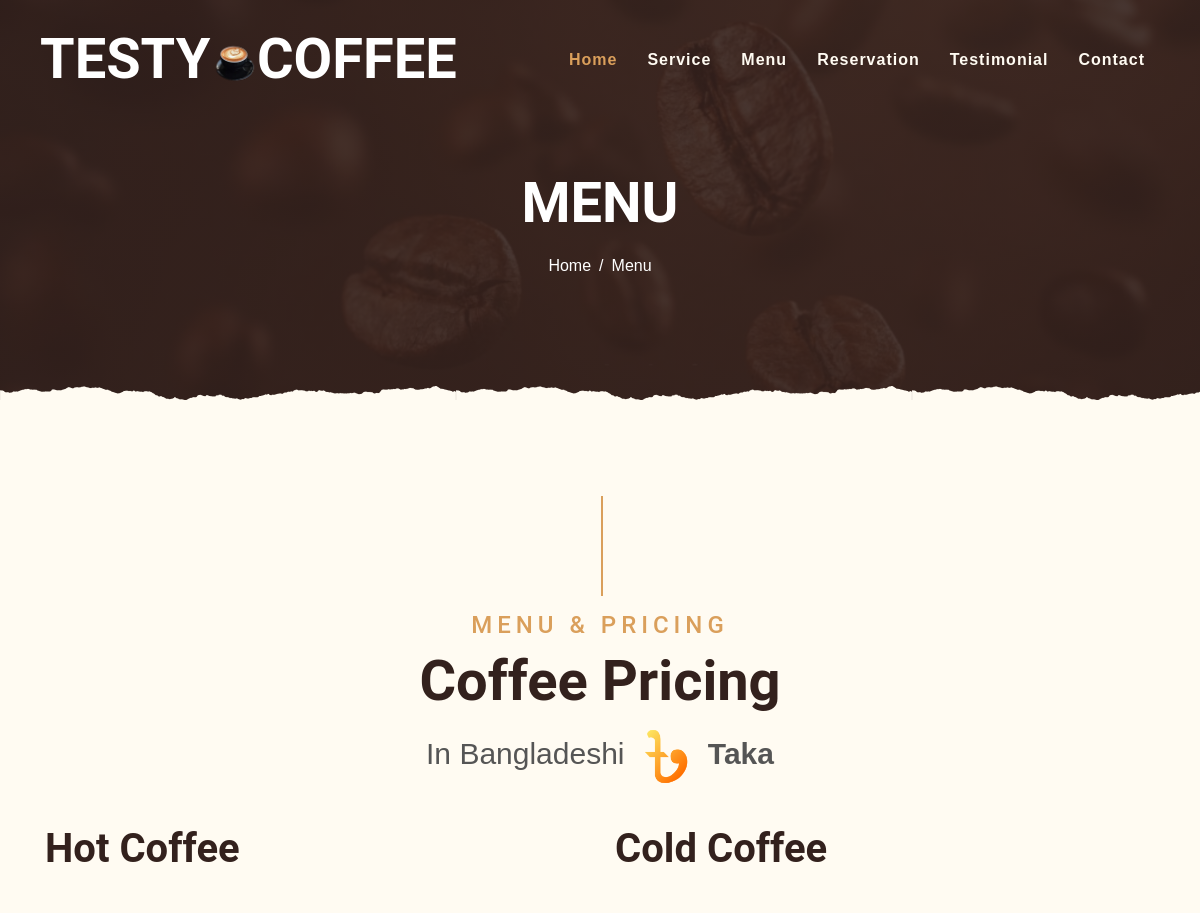
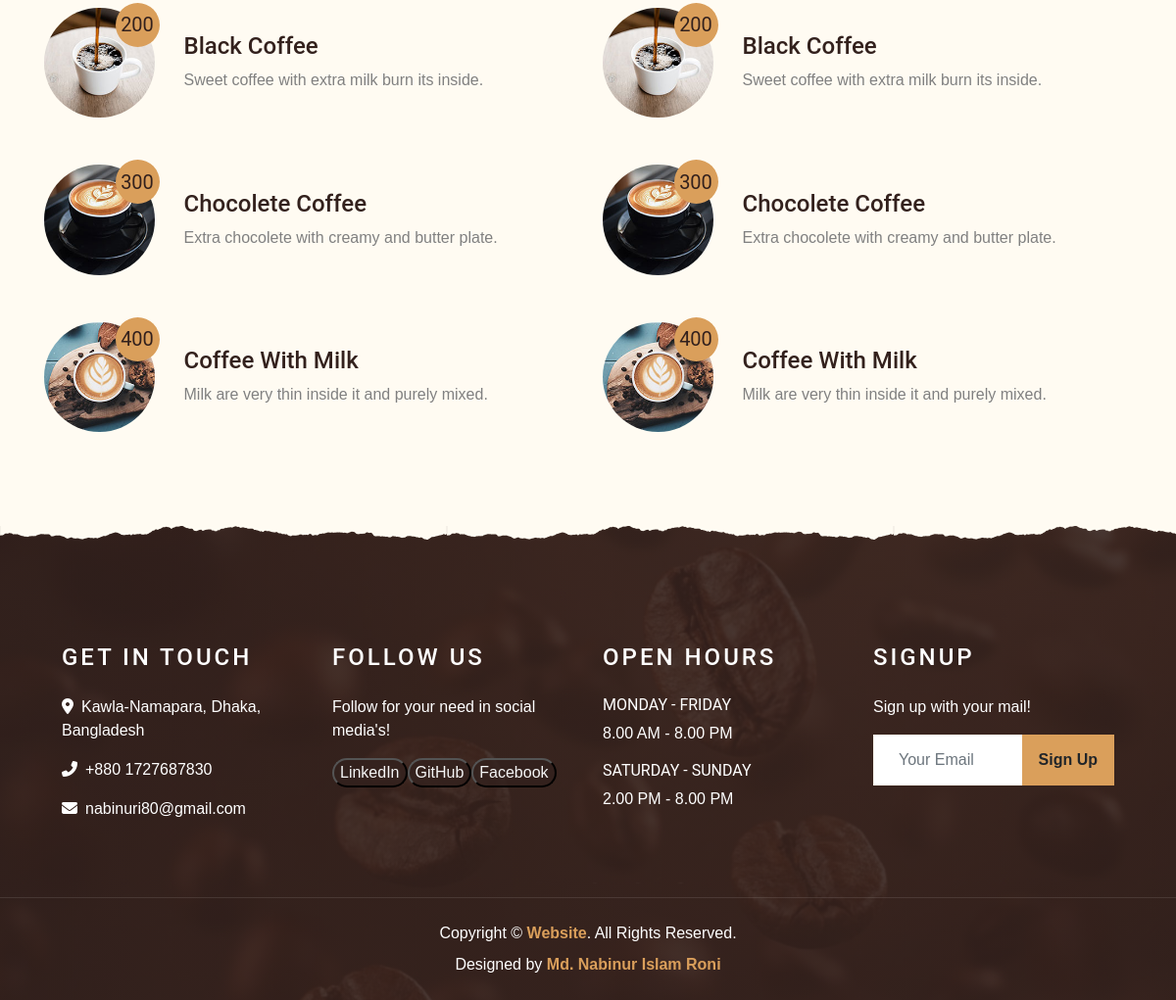
The app's page /menu/ with its own data (2 pictures, top to bottom).
### header/models.py (models this page shows)
class All(models.Model):
    title=models.CharField(max_length=100,null=True,default=None,blank=True)
    favicon=models.ImageField(upload_to="",null=True,default=None,blank=True)
    logotext1=models.CharField(max_length=100,null=True,default=None,blank=True)
    logoimg=models.ImageField(upload_to="",null=True,default=None,blank=True)
    logotext2=models.CharField(max_length=100,null=True,default=None,blank=True)
    nav1=models.CharField(max_length=100,null=True,default=None,blank=True)
    nav2=models.CharField(max_length=100,null=True,default=None,blank=True)
    nav3=models.CharField(max_length=100,null=True,default=None,blank=True)
    nav4=models.CharField(max_length=100,null=True,default=None,blank=True)
    nav5=models.CharField(max_length=100,null=True,default=None,blank=True)
    nav6=models.CharField(max_length=100,null=True,default=None,blank=True)

### menu/models.py (models this page shows)
class Menustart(models.Model):
    name=models.CharField(max_length=100,null=True,default=None,blank=True)
    home=models.CharField(max_length=100,null=True,default=None,blank=True)
    slash=models.CharField(max_length=100,null=True,default=None,blank=True)
    menu=models.CharField(max_length=100,null=True,default=None,blank=True)
    title1=models.CharField(max_length=100,null=True,default=None,blank=True)
    title2=models.CharField(max_length=100,null=True,default=None,blank=True)
    title3=models.CharField(max_length=100,null=True,default=None,blank=True)
    img=models.ImageField(upload_to="",null=True,default=None,blank=True)
    taka=models.CharField(max_length=100,null=True,default=None,blank=True)

class Category(models.Model):
    cate1=models.CharField(max_length=100,null=True,default=None,blank=True)
    cate2=models.CharField(max_length=100,null=True,default=None,blank=True)

class Pricing(models.Model):
    img=models.ImageField(upload_to="",null=True,default=None,blank=True)
    price=models.CharField(max_length=100,null=True,default=None,blank=True)
    name=models.CharField(max_length=100,null=True,default=None,blank=True)
    title=models.CharField(max_length=250,null=True,default=None,blank=True)

### footer/models.py (models this page shows)
class Allinfo(models.Model):
    title1=models.CharField(max_length=150,null=True,default=None,blank=True)
    addr=models.CharField(max_length=150,null=True,default=None,blank=True)
    phone=models.CharField(max_length=150,null=True,default=None,blank=True)
    email=models.EmailField(max_length=150,null=True,default=None,blank=True)
    title2=models.CharField(max_length=150,null=True,default=None,blank=True)
    text1=models.CharField(max_length=150,null=True,default=None,blank=True)
    link1=models.CharField(max_length=150,null=True,default=None,blank=True)
    link2=models.CharField(max_length=150,null=True,default=None,blank=True)
    link3=models.CharField(max_length=150,null=True,default=None,blank=True)
    title3=models.CharField(max_length=150,null=True,default=None,blank=True)
    week1=models.CharField(max_length=150,null=True,default=None,blank=True)
    shift1=models.CharField(max_length=150,null=True,default=None,blank=True)
    week2=models.CharField(max_length=150,null=True,default=None,blank=True)
    shift2=models.CharField(max_length=150,null=True,default=None,blank=True)
    title4=models.CharField(max_length=150,null=True,default=None,blank=True)
    text2=models.CharField(max_length=150,null=True,default=None,blank=True)
    placeholder=models.CharField(max_length=150,null=True,default=None,blank=True)
    button=models.CharField(max_length=150,null=True,default=None,blank=True)

class Designation(models.Model):
    copyright=models.CharField(max_length=150,null=True,default=None,blank=True)
    website=models.CharField(max_length=150,null=True,default=None,blank=True)
    text=models.CharField(max_length=150,null=True,default=None,blank=True)
    design=models.CharField(max_length=150,null=True,default=None,blank=True)
    name=models.CharField(max_length=150,null=True,default=None,blank=True)

### extratest/views.py (the view, shortened to what this page needs)
# urls.py: path('menu/',views.menu,name="menu"),
def menu(request):
    all=All.objects.first()
    allinfo=Allinfo.objects.first()
    d=Designation.objects.first()
    menustart=Menustart.objects.first()
    category=Category.objects.first()
    pricing=Pricing.objects.all()
    data={
        'all':all,
        'allinfo':allinfo,
        'd':d,
        'menustart':menustart,
        'category':category,
        'pricing':pricing,
    }
    return render(request, 'menu.html',data)

### template/menu.html
{% extends 'base.html' %}
{% block content %}
    <div class="container-fluid page-header mb-5 position-relative overlay-bottom">
        <div class="d-flex flex-column align-items-center justify-content-center pt-0 pt-lg-5" style="min-height: 400px">
            <h1 class="display-4 mb-3 mt-0 mt-lg-5 text-white text-uppercase">{{menustart.name}}</h1>
            <div class="d-inline-flex mb-lg-5">
                <p class="m-0 text-white"><a class="text-white" href="{% url 'home' %}">{{menustart.home}}</a></p>
                <p class="m-0 text-white px-2">{{menustart.slash}}</p>
                <p class="m-0 text-white">{{menustart.menu}}</p>
            </div>
        </div>
    </div>
    <div class="container-fluid pt-5">
        <div class="container">
            <div class="section-title">
                <h4 class="text-primary text-uppercase" style="letter-spacing: 5px;">{{menustart.title1}}</h4>
                <h1 class="display-4">{{menustart.title2}}</h1>
                <marquee behavior="" direction="" style="font-size: 30px; font-family:'Franklin Gothic Medium', 'Arial Narrow', Arial, sans-serif;">
                    {{menustart.title3}} <img style="width: 6%;" src="{{menustart.img.url}}" alt=""><strong> {{menustart.taka}}</strong></marquee>
            </div>
            <div class="row">
                <div class="col-lg-6">
                    <h1 class="mb-5">{{category.cate1}}</h1>
                    {% for l in pricing %}
                    <div class="row align-items-center mb-5">
                        <div class="col-4 col-sm-3">
                            <img class="w-100 rounded-circle mb-3 mb-sm-0" src="{{l.img.url}}" alt="">
                            <h5 class="menu-price">{{l.price}}</h5>
                        </div>
                        <div class="col-8 col-sm-9">
                            <h4>{{l.name}}</h4>
                            <p class="m-0" style="color: grey;">{{l.title}}</p>
                        </div>
                    </div>
                    {% endfor %}
                </div>
                <div class="col-lg-6">
                    <h1 class="mb-5">{{category.cate2}}</h1>
                    {% for l in pricing %}
                    <div class="row align-items-center mb-5">
                        <div class="col-4 col-sm-3">
                            <img class="w-100 rounded-circle mb-3 mb-sm-0" src="{{l.img.url}}" alt="">
                            <h5 class="menu-price">{{l.price}}</h5>
                        </div>
                        <div class="col-8 col-sm-9">
                            <h4>{{l.name}}</h4>
                            <p class="m-0" style="color: grey;">{{l.title}}</p>
                        </div>
                    </div>
                    {% endfor %}
                </div>
            </div>
        </div>
    </div>
{% endblock %}

### template/header.html (shortened to what this page needs)
<!DOCTYPE html>
<html lang="en">
<head>
    <link href="/static/https://cdnjs.cloudflare.com/ajax/libs/font-awesome/5.10.0/css/all.min.css" rel="stylesheet">
    <link href="/static/lib/owlcarousel/assets/owl.carousel.min.css" rel="stylesheet">
    <link href="/static/lib/tempusdominus/css/tempusdominus-bootstrap-4.min.css" rel="stylesheet" />
    <link href="/static/css/style.css" rel="stylesheet">
</head>
<body>
    <div class="container-fluid p-0 nav-bar">
        <nav class="navbar navbar-expand-lg bg-none navbar-dark py-3">
            <a href="{% url 'home' %}" class="navbar-brand px-lg-4 m-0">
                <h1 class="m-0 display-4 text-uppercase text-white">{{all.logotext1}}<img style="width: 10%; border-radius: 20px;" src="{{all.logoimg.url}}" alt="">{{all.logotext2}}</h1>
            </a>
            <div class="collapse navbar-collapse justify-content-between" id="navbarCollapse">
                <div class="navbar-nav ml-auto p-4">
                    <a href="{% url 'home' %}" class="nav-item nav-link active">{{all.nav1}}</a>
                    <a href="{% url 'service' %}" class="nav-item nav-link">{{all.nav2}}</a>
                    <a href="{% url 'menu' %}" class="nav-item nav-link">{{all.nav3}}</a>
                    <a href="{% url 'reservation' %}" class="nav-item nav-link">{{all.nav4}}</a>
                    <a href="{% url 'testimonial' %}" class="nav-item nav-link">{{all.nav5}}</a>
                    <a href="{% url 'contact' %}" class="nav-item nav-link">{{all.nav6}}</a>
                </div>
                    </div>
                </div>

### template/footer.html (shortened to what this page needs)
    <div class="container-fluid footer text-white mt-5 pt-5 px-0 position-relative overlay-top">
        <div class="row mx-0 pt-5 px-sm-3 px-lg-5 mt-4">
            <div class="col-lg-3 col-md-6 mb-5">
                <h4 class="text-white text-uppercase mb-4" style="letter-spacing: 3px;">{{allinfo.title1}}</h4>
                <p><i class="fa fa-map-marker-alt mr-2"></i>{{allinfo.addr}}</p>
                <p><i class="fa fa-phone-alt mr-2"></i>{{allinfo.phone}}</p>
                <p class="m-0"><i class="fa fa-envelope mr-2"></i>{{allinfo.email}}</p>
            </div>
            <div class="col-lg-3 col-md-6 mb-5">
                <h4 class="text-white text-uppercase mb-4" style="letter-spacing: 3px;">{{allinfo.title2}}</h4>
                <p>{{allinfo.text1}}</p>
                <div class="d-flex justify-content-start">
                    <a href="https://www.linkedin.com/in/nabinur-islam-roni-46b894373?utm_source=share&utm_campaign=share_via&utm_content=profile&utm_medium=android_app" target="_blank">
                        <button style="background-color: rgba(51, 33, 29, .8); color: whitesmoke; border-radius: 30px;">{{allinfo.link1}}</button></a><br>
                    <a href="https://github.com/2210alphAroni" target="_blank"><button style="background-color: rgba(51, 33, 29, .8); border-radius: 30px; color: whitesmoke;">{{allinfo.link2}}</button></a><br>
                    <a href="https://www.facebook.com/ronystorys" target="_blank"><button style="background-color: rgba(51, 33, 29, .8); border-radius: 30px; color: whitesmoke;">{{allinfo.link3}}</button></a>
                </div>
            </div>
            <div class="col-lg-3 col-md-6 mb-5">
                <h4 class="text-white text-uppercase mb-4" style="letter-spacing: 3px;">{{allinfo.title3}}</h4>
                <div>
                    <h6 class="text-white text-uppercase">{{allinfo.week1}}</h6>
                    <p>{{allinfo.shift1}}</p>
                    <h6 class="text-white text-uppercase">{{allinfo.week2}}</h6>
                    <p>{{allinfo.shift2}}</p>
                </div>
            </div>
            <div class="col-lg-3 col-md-6 mb-5">
                <h4 class="text-white text-uppercase mb-4" style="letter-spacing: 3px;">{{allinfo.title4}}</h4>
                <p>{{allinfo.text2}}</p>
                <div class="w-100">
                    <form method="POST">
                        <div class="input-group">
                        <input type="email" name="email" class="form-control border-light" style="padding: 25px;" placeholder="{{allinfo.placeholder}}" required>
                        <div class="input-group-append">
                            <button class="btn btn-primary font-weight-bold px-3">{{allinfo.button}}</button>
                        </div>
                    </div>
                    </form>
                </div>
            </div>
        </div>
        <div class="container-fluid text-center text-white border-top mt-4 py-4 px-sm-3 px-md-5" style="border-color: rgba(256, 256, 256, .1) !important;">
            <p class="mb-2 text-white">{{d.copyright}} &copy; <a class="font-weight-bold" href="https://blog-site-using-html.vercel.app/" target="_blank">{{d.website}}</a>{{d.text}}</a></p>
            <p class="m-0 text-white">{{d.design}} <a class="font-weight-bold" href="https://github.com/2210alphAroni" target="_blank">{{d.name}}</a></a></p>
        </div>
    </div>
</body>
</html>

### records on screen
All: logotext1 "TESTY", logoimg (picture), logotext2 "COFFEE", nav1 "Home", nav2 "Service", nav3 "Menu", nav4 "Reservation", nav5 "Testimonial", nav6 "Contact"
Menustart: name "MENU", home "Home", slash "/", menu "Menu", title1 "MENU & PRICING", title2 "Coffee Pricing", title3 "In Bangladeshi", img (picture), taka "Taka"
Category: cate1 "Hot Coffee", cate2 "Cold Coffee"
Pricing: img (picture), price "200", name "Black Coffee", title "Sweet coffee with extra milk burn its inside."
Pricing: img (picture), price "300", name "Chocolete Coffee", title "Extra chocolete with creamy and butter plate."
Pricing: img (picture), price "400", name "Coffee With Milk", title "Milk are very thin inside it and purely mixed."
Allinfo: title1 "GET IN TOUCH", addr "Kawla-Namapara, Dhaka, Bangladesh", phone "+880 1727687830", email "nabinuri80@gmail.com", title2 "FOLLOW US", text1 "Follow for your need in social media's!", link1 "LinkedIn", link2 "GitHub", link3 "Facebook", title3 "OPEN HOURS", week1 "MONDAY - FRIDAY", shift1 "8.00 AM - 8.00 PM", week2 "SATURDAY - SUNDAY", shift2 "2.00 PM - 8.00 PM", title4 "SIGNUP", text2 "Sign up with your mail!", email "Your Email", button "Sign Up"
Designation: copyright "Copyright", website "Website", text ". All Rights Reserved.", design "Designed by", name "Md. Nabinur Islam Roni"
